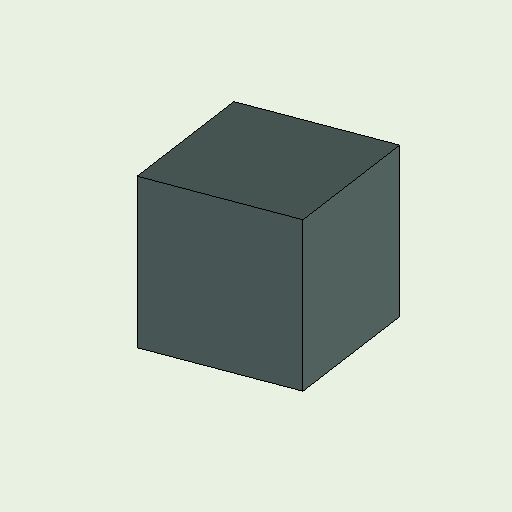
#> input picture vis/capture.png, 512 x 512 px; its folder holds only this picture in this run
$ python -i img_utils.py   (imports and definitions only)
#> lines starting #> are read from the running program, lines starting #| are printed output that depends on the picture; after the words box and inside, x2 and y2 are one past the last pixel; in counts of white or black regions, pixels touching at a corner belong together
#> further down, picture is the input picture: PIL image 512x512 RGB; mean R, G, B 194.1, 204.5, 192.5
from PIL import Image, ImageDraw, ImageFont
import os, json
import cv2
import numpy as np


# [104 lines left out: functions merge_imgs, img_add_text, scale_crop_img, not called in this run]


def get_contour_img(img, output_path=None):
    """
    获取图片中对象形状的最外层轮廓
    用于从blender渲染的图片中获取轮廓，以和pythonocc渲染的wireframe叠加
    """
    img_cv = np.array(img.convert("RGB"))
    gray = cv2.cvtColor(img_cv, cv2.COLOR_BGR2GRAY)
    _, binary = cv2.threshold(gray, 250, 255, cv2.THRESH_BINARY_INV)
#> binary: shape (512, 512); every value is 255

    contours, _ = cv2.findContours(binary, cv2.RETR_EXTERNAL, cv2.CHAIN_APPROX_SIMPLE)
#> contours = [[[0, 0], [0, 511], [511, 511], [511, 0]]]
    height, width = gray.shape
#> height = 512; width = 512
    contour_image_cv = np.ones((height, width), dtype=np.uint8) * 255
    cv2.drawContours(contour_image_cv, contours, -1, (0, 255, 0), 2)
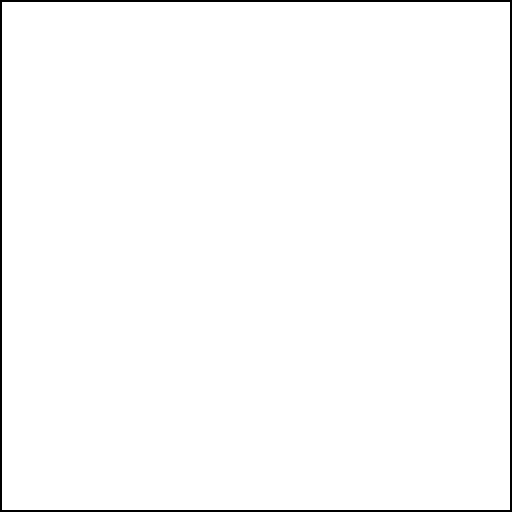
#> contour_image_cv: shape (512, 512); 98.4% white; 1 black region, box (x1, y1, x2, y2) and area: (0, 0, 512, 512) 4080

    contour_image = Image.fromarray(contour_image_cv)
    if output_path:
        contour_image.save(output_path)
    return contour_image


# [336 lines left out: functions find_black_white_edges, stack_imgs, change_bg_img, extract_boundaries, expand_pixels, align_by_bbox and 5 more, not called in this run]

    # [6 lines of commented-out code are left out]


# [3 lines not run here, left out]

>>> from PIL import Image
>>> picture = Image.open('../vis/capture.png')
>>> result = get_contour_img(picture)
